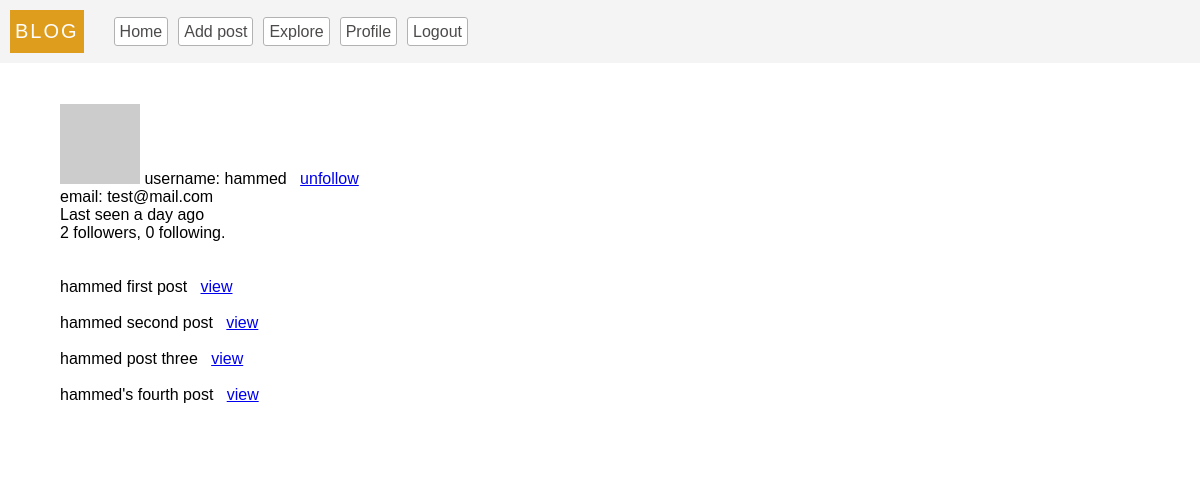
The app's page /user/1 (signed in), older data.
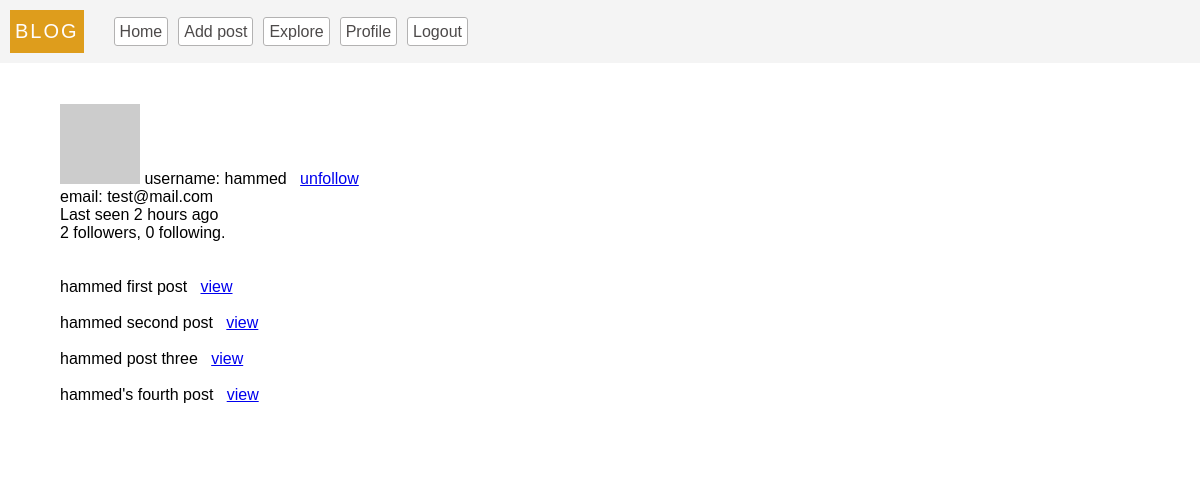
The same page, newer data.
### models.py (models this page shows, shortened)
class User(db.Model, UserMixin):
  __tablename__ = 'users'
  id = db.Column(db.Integer, primary_key = True)
  username = db.Column(db.String(100), unique = True, index = True)
  email = db.Column(db.String(100), index = True, unique = True)
  password = db.Column(db.String(200))
  last_seen = db.Column(db.DateTime, default=datetime.utcnow, index = True)
  about_me = db.Column(db.String, nullable=True)
  posts = db.relationship(
    'Post',
    backref = 'author',
    lazy = 'dynamic'
  )
  followed = db.relationship(
    'User',
    secondary = followers,
    primaryjoin = (followers.c.follower_id == id),
    secondaryjoin = (followers.c.followed_id == id),
    backref = db.backref('followers', lazy='dynamic'),
    lazy = 'dynamic'
  )
  follower = db.relationship(
    'User',
    secondary = followers,
    primaryjoin = (followers.c.followed_id == id),
    secondaryjoin = (followers.c.follower_id == id),
    backref = db.backref('followed_user', lazy='dynamic'),
    lazy = 'dynamic'
  )
  def avatar(self, size='80'):
    digest = md5(str(self.email).lower().encode('utf-8')).hexdigest()
    return f'https://gravatar.com/avatar/{digest}?d=identicon&s={size}'
  def update_last_seen(self):
    self.last_seen = datetime.utcnow()
    db.session.commit()
  def is_following(self, user):
    return self.followed.filter(followers.c.followed_id == user.id).count() > 0
  @login.user_loader
  def get_user(id):
    return User.query.get(int(id))

### server.py (the view)
@app.route('/user/<id>')
@login_required
def user_profile(id):
  user = User.query.get(id)
  if user == None:
    flash(_('this user profile cannot be found, profile may have been deleted or suspended !'), 'error')
    return redirect(url_for('index'))
  return render_template('user.html', user=user, posts = user.posts)

### app.py (called while the page is built)
def get_locale():
  return request.accept_languages.best_match(app.config['LANGUAGES'])

### server.py (called while the page is built)
@app.before_request
def validate():
  if current_user.is_authenticated:
    current_user.update_last_seen()

### templates/user.html (shortened to what this page needs)
{% extends 'base.html' %}
{% block content %}
<section>
  <img src="{{user.avatar(100)}}" alt="{{_('photo')}}">
  <span>{{_('username')}}: {{user.username}}</span>
  <span> &nbsp;</span>
    {% if current_user.id != user.id %}
      {% if current_user.is_following(user) %}
        <a href="/follow/{{user.id}}"> {{_('unfollow')}} </a>
      {% else %}
        <a href="/follow/{{user.id}}"> {{_('follow')}} </a>
      {% endif %}
    {% endif %}
  <br>
  <sapn>{{_('email')}}: {{user.email}}</sapn>
  {% if user.last_seen %}
    <p>
      {{
        _('Last seen  %(time)s', time = moment(user.last_seen).fromNow()) }}
    </p>
  {% endif %}
  <p>
    {{ user.follower.count() }} followers, {{ user.followed.count() }} following.
  </p>
</section>
<section>
  <br> <br>
  {% for post in posts %}
      <p>
        {{post.title}}
        <a href="/post/{{post.id}}">{{_('view')}}</a>
      </p>
      <br>
    {% endfor %}
</section>
{% endblock %}

Row changes from the older to the newer data that the page shows:
changed User "hammed": last_seen "Last seen a day ago" → "Last seen 2 hours ago"
